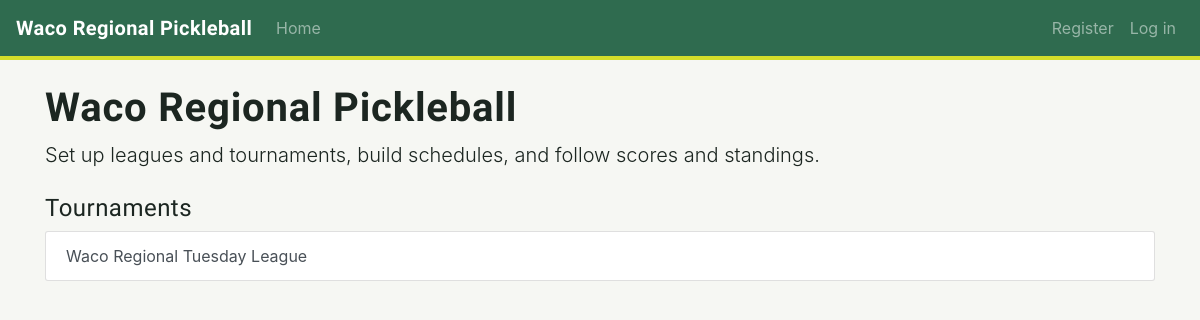
The app's page /, older data.
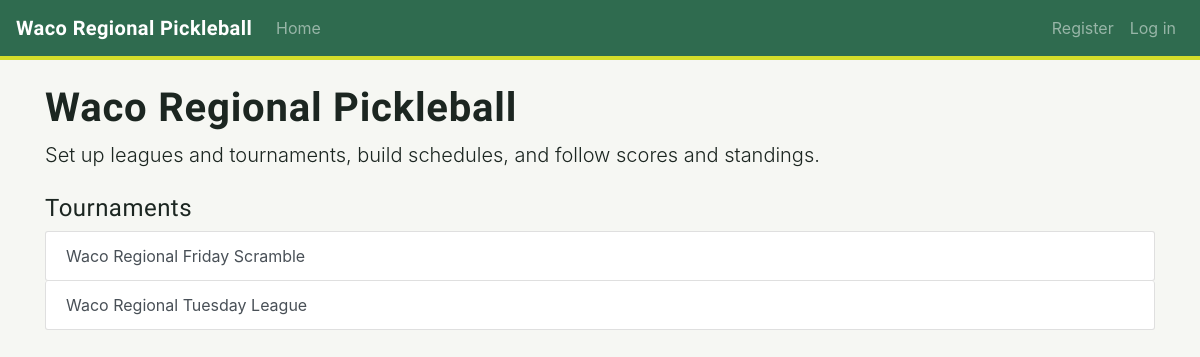
The same page, newer data.
### tournaments/models.py (models this page shows, shortened)
class Tournament(models.Model):
    RANKING_CHOICES = [('wins', 'Wins and losses'), ('points', 'Total points')]
    name = models.CharField(max_length=100)
    start_date = models.DateField()
    num_weeks = models.PositiveIntegerField()
    num_courts = models.PositiveIntegerField(default=4)
    ranking_method = models.CharField(max_length=10, choices=RANKING_CHOICES, default='wins')
    players_enter_scores = models.BooleanField(default=False)
    game_minutes = models.PositiveIntegerField(default=30)
    points_to_win = models.PositiveIntegerField(default=11)
    win_by_two = models.BooleanField(default=True)
    join_code = models.CharField(max_length=8, unique=True)
    admins = models.ManyToManyField(User, related_name='admin_tournaments')
    members = models.ManyToManyField(User, related_name='joined_tournaments', blank=True)
    date_added = models.DateTimeField(auto_now_add=True)

### tournaments/views.py (the view)
# urls.py: path('', views.index, name='index'),
def index(request):
    tournaments = Tournament.objects.order_by('-date_added')
    context = {'tournaments': tournaments}
    return render(request, 'tournaments/index.html', context)

### tournaments/templates/tournaments/index.html (shortened to what this page needs)
{% extends 'tournaments/base.html' %}
{% block content %}
  <h1>Waco Regional Pickleball</h1>
  <p class="lead">Set up leagues and tournaments, build schedules, and follow scores and standings.</p>
  <h2 class="h4 mt-4">Tournaments</h2>
  <div class="list-group">
    {% for tournament in tournaments %}
      <a class="list-group-item list-group-item-action" href="{% url 'tournaments:tournament' tournament.id %}">
        {{ tournament.name }}
      </a>
    {% empty %}
      <div class="list-group-item">No tournaments yet.</div>
    {% endfor %}
  </div>
{% endblock content %}

Row changes from the older to the newer data that the page shows:
added Tournament: name "Waco Regional Friday Scramble"
